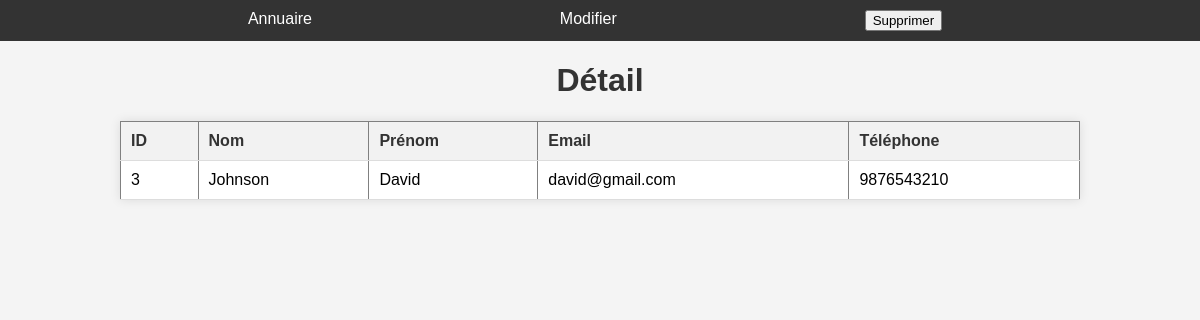
Screenshot of /contact_details/3 with the database file from the repository.
### tables this page shows
CREATE TABLE contacts (
            id INTEGER PRIMARY KEY AUTOINCREMENT,
            nom TEXT,
            prenom TEXT,
            email TEXT,
            telephone TEXT
        );

### app.py (the view)
@app.route('/contact_details/<int:contact_id>', methods=['GET'])
def contact_details(contact_id):
    conn = connect_to_database()
    cursor = conn.cursor()
    cursor.execute('SELECT * FROM contacts WHERE id =?', (contact_id,))
    detail = cursor.fetchone()
    conn.close()
    return render_template('detail.html', detail=[detail])

### app.py (called while the page is built)
def connect_to_database(): # connexion à la base de données
    conn = sqlite3.connect('../Projet_Python/carnet_adresses.db')
    cursor = conn.cursor() # création d'un objet cursor qui peremt de récupérer les données de la base de données
    cursor.execute('''
        CREATE TABLE IF NOT EXISTS contacts (
            id INTEGER PRIMARY KEY AUTOINCREMENT,
            nom TEXT,
            prenom TEXT,
            email TEXT,
            telephone TEXT
        )
    ''') # création d'une table contacts si n'existe pas
    conn.commit() # enregistrement de la table contacts
    return conn # connexion à la base de données

### templates/detail.html (shortened to what this page needs)
<!DOCTYPE html>
<html>
  <head>
    <link
      rel="stylesheet"
      href="{{ url_for('static', filename='styles.css') }}"
    />
  </head>
  {% for detail in detail %}
  <body>
    <nav>
      <ul class="menu">
        <li><a href="/">Annuaire</a></li>
        <li>
          <a href="{{ url_for('modifier_contact', contact_id=detail[0]) }}"
            >Modifier</a
          >
        </li>
        <li><button onclick="confirmerSuppression()">Supprimer</button></li>
      </ul>
    </nav>
    <h1>Détail</h1>
    <table border="1">
      <thead>
        <tr>
          <th>ID</th>
          <th>Nom</th>
          <th>Prénom</th>
          <th>Email</th>
          <th>Téléphone</th>
        </tr>
      </thead>
      <tbody>
        <tr>
          <td>{{ detail[0] }}</td>
          <td>{{ detail[1] }}</td>
          <td>{{ detail[2] }}</td>
          <td>{{ detail[3] }}</td>
          <td>{{ detail[4] }}</td>
        </tr>
      </tbody>
    </table>
  </body>
  {% endfor %}
</html>

### static/styles.css (style rules this page uses)
body { font-family: Arial, sans-serif; background-color: #f4f4f4; margin: 0; padding: 0; }
h1 { text-align: center; color: #333; }
table { width: 80%; margin: 20px auto; border-collapse: collapse; box-shadow: 0 0 10px rgba(0, 0, 0, 0.1); background-color: #fff; }
th, td { padding: 10px; border-bottom: 1px solid #ddd; text-align: left; }
th { background-color: #f2f2f2; color: #333; }
nav { background-color: #333; }
.menu { list-style-type: none; margin: 0; padding: 10px; display: flex; justify-content: space-evenly; }
.menu li { display: inline; margin-right: 10px; }
.menu li a { color: white; text-decoration: none; }

### rows the page displays
contacts: id "3", nom "Johnson", prenom "David", email "david@gmail.com", telephone "9876543210"
